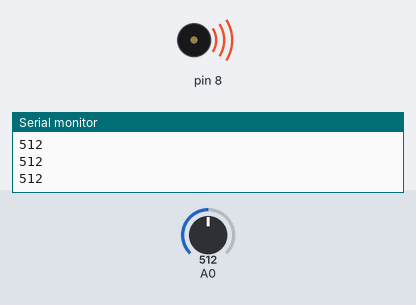
Bench run of a sketch on a simulated Arduino Uno, built with avr-gcc and run on an emulated ATmega328P. Parts: buzzer (waves = sounding), the last lines printed to the serial monitor. The inputs (shaded band) are chosen by the test bench; at power-on: A0 = 512.

Above: at 1.2 s.
1.3 s: A0 set to 523
2.8 s: A0 set to 544
At 4.0 s:
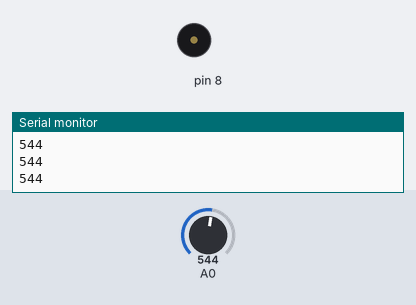
4.3 s: A0 set to 520
At 5.1 s:
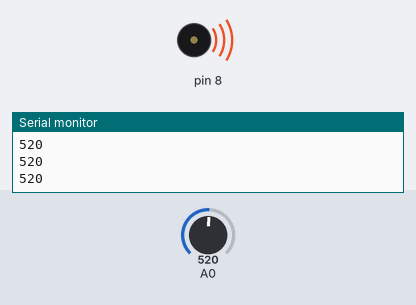
5.8 s: A0 set to 540
At 6.3 s:
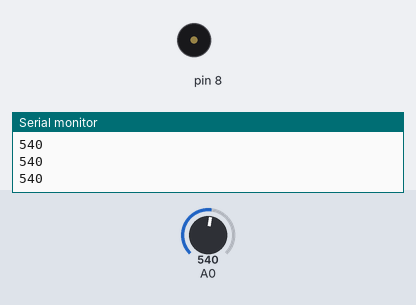
Timing chart, 0 to 8.3 s (numbered marks = the images above; inputs shaded):
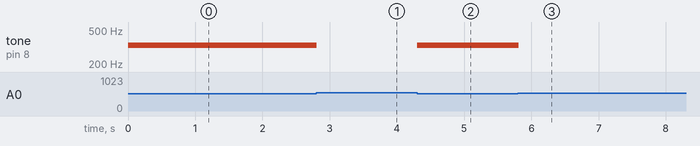

The sketch:

proj7.ino
```cpp
int notes[] = {262, 294, 330, 349};

void setup() {
  Serial.begin(9600);

}

void loop() {
  int keyVal = analogRead(A0);
  Serial.println(keyVal);

  if (keyVal >= 1020 && keyVal <= 1024)
  {
    tone(8, notes[0]);
  }
  else if (keyVal >= 990 && keyVal <= 1010)
  {
    tone(8, notes[1]);
  }
  else if (keyVal >= 490 && keyVal <= 530)
  {
    tone(8, notes[2]);
  }
  else if (keyVal >= 6 && keyVal <= 40)
  {
    tone(8, notes[3]);
  }
  else
  {
    noTone(8);
  }
}
```

Measured:
- the behaviour switches between 530 and 531 on A0 (found by bisection; images 0 and 1)
- after the input at 2.8 s, tone on pin 8: 330 Hz → silent at once
- after the input at 4.3 s, tone on pin 8: silent → 330 Hz at once
- after the input at 5.8 s, tone on pin 8: 330 Hz → silent at once
